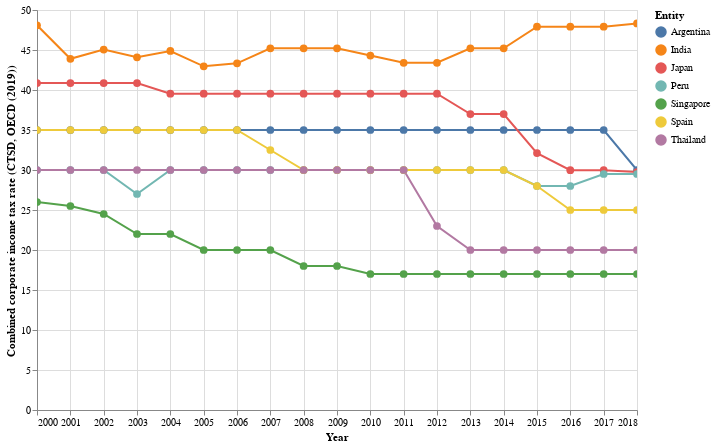

Here is the notebook cell this chart was saved with:
### Code cell
relevant_countries = extract_relevant_countries(stat_df, ['India', 'Argentina', 'Japan', 'Peru', 'Spain', 'Thailand', 'Singapore'])

draw_lines(relevant_countries, 'Combined corporate income tax rate (CTSD, OECD (2019))')

### Figure 1 — Vega-Lite specification as saved in the notebook (floating-point values rounded to 4 significant figures; data arrays with more than 128 entries replaced by an {"elided": "..."} marker saying what was removed)
{"config": {"view": {"continuousWidth": 400, "continuousHeight": 300}}, "data": {"name": "data-62b53f51252200fa81b916e893c2d17a"}, "mark": {"type": "line", "point": {"color": "black", "size": 60}}, "encoding": {"color": {"field": "Entity", "type": "nominal"}, "tooltip": {"field": "Year", "type": "temporal"}, "x": {"field": "Year", "type": "temporal"}, "y": {"field": "Combined corporate income tax rate (CTSD, OECD (2019))", "type": "quantitative"}}, "height": 400, "selection": {"selector003": {"type": "interval", "bind": "scales", "encodings": ["x", "y"]}}, "width": 600, "$schema": "https://vega.github.io/schema/vega-lite/v4.17.0.json", "datasets": {"data-62b53f51252200fa81b916e893c2d17a": {"elided": "133 records"}}}
